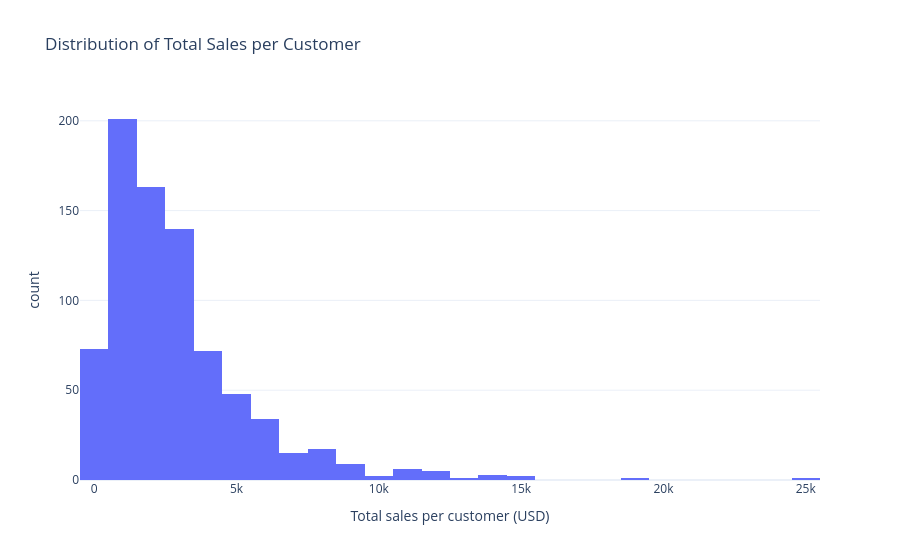

Write notebook code for a chart like this one.
### Markdown cell above
## 8. Top customers and sales distribution

### Code cell
top_cust = cust.nlargest(10, "sales")
display(top_cust)

fig_hist = px.histogram(cust, x="sales", nbins=40, title="Distribution of Total Sales per Customer",
                        labels={"sales": "Total sales per customer (USD)"})
fig_hist.show()

cs = cust.sort_values("sales", ascending=False)
n20 = int(len(cs) * 0.2)
print("Top 20% of customers: share of sales: ", round(cs.sales.head(n20).sum() / cs.sales.sum() * 100, 1), "%")
print("Top 20% of customers: share of profit:", round(cs.profit.head(n20).sum() / cs.profit.sum() * 100, 1), "%")
print("Customers with negative profit:", int((cust.profit < 0).sum()), f"({(cust.profit < 0).mean() * 100:.1f}%)")
display(cust.nsmallest(5, "profit"))

### Figure 1 — Plotly figure (JSON) as saved in the notebook; plotly's stock layout.template omitted (floating-point values rounded to 4 significant figures; data arrays with more than 128 entries replaced by an {"elided": "..."} marker saying what was removed)
{"data": [{"bingroup": "x", "hovertemplate": "Total sales per customer (USD)=%{x}<br>count=%{y}<extra></extra>", "legendgroup": "", "marker": {"color": "#636efa", "pattern": {"shape": ""}}, "name": "", "nbinsx": 40, "orientation": "v", "showlegend": false, "type": "histogram", "x": {"elided": "793 float values"}, "xaxis": "x", "yaxis": "y"}], "layout": {"barmode": "relative", "legend": {"tracegroupgap": 0}, "title": {"text": "Distribution of Total Sales per Customer"}, "xaxis": {"anchor": "y", "domain": [0, 1], "title": {"text": "Total sales per customer (USD)"}}, "yaxis": {"anchor": "x", "domain": [0, 1], "title": {"text": "count"}}}}
